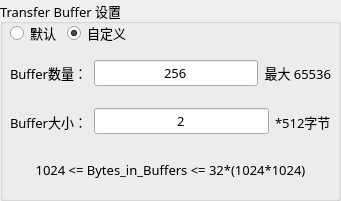
   <widget class="QGroupBox" name="groupBox_3">
    <property name="geometry">
     <rect>
      <x>800</x>
      <y>0</y>
      <width>341</width>
      <height>201</height>
     </rect>
    </property>
    <property name="font">
     <font>
      <family>微软雅黑</family>
      <pointsize>10</pointsize>
     </font>
    </property>
    <property name="title">
     <string>Transfer Buffer 设置</string>
    </property>
    <widget class="QWidget" name="layoutWidget">
     <property name="geometry">
      <rect>
       <x>10</x>
       <y>20</y>
       <width>321</width>
       <height>171</height>
      </rect>
     </property>
     <layout class="QVBoxLayout" name="verticalLayout_3">
      <item>
       <layout class="QHBoxLayout" name="horizontalLayout_22">
        <item>
         <layout class="QHBoxLayout" name="horizontalLayout_16">
          <item>
           <widget class="QRadioButton" name="radioButton_default">
            <property name="text">
             <string>默认</string>
            </property>
            <property name="checked">
             <bool>false</bool>
            </property>
            <property name="autoExclusive">
             <bool>true</bool>
            </property>
           </widget>
          </item>
          <item>
           <widget class="QRadioButton" name="radioButton_customize">
            <property name="text">
             <string>自定义</string>
            </property>
            <property name="checked">
             <bool>true</bool>
            </property>
           </widget>
          </item>
         </layout>
        </item>
        <item>
         <spacer name="horizontalSpacer">
          <property name="orientation">
           <enum>Qt::Horizontal</enum>
          </property>
          <property name="sizeHint" stdset="0">
           <size>
            <width>40</width>
            <height>20</height>
           </size>
          </property>
         </spacer>
        </item>
       </layout>
      </item>
      <item>
       <layout class="QHBoxLayout" name="horizontalLayout_13">
        <item>
         <widget class="QLabel" name="label_13">
          <property name="font">
           <font>
            <family>微软雅黑</family>
            <pointsize>10</pointsize>
           </font>
          </property>
          <property name="text">
           <string>Buffer数量：</string>
          </property>
         </widget>
        </item>
        <item>
         <widget class="QLineEdit" name="lineEdit_BufferNum">
          <property name="font">
           <font>
            <family>微软雅黑</family>
            <pointsize>10</pointsize>
           </font>
          </property>
          <property name="text">
           <string>256</string>
          </property>
          <property name="alignment">
           <set>Qt::AlignCenter</set>
          </property>
         </widget>
        </item>
        <item>
         <widget class="QLabel" name="label_18">
          <property name="font">
           <font>
            <family>微软雅黑</family>
            <pointsize>10</pointsize>
           </font>
          </property>
          <property name="layoutDirection">
           <enum>Qt::LeftToRight</enum>
          </property>
          <property name="text">
           <string>最大 65536</string>
          </property>
          <property name="alignment">
           <set>Qt::AlignRight|Qt::AlignTrailing|Qt::AlignVCenter</set>
          </property>
         </widget>
        </item>
       </layout>
      </item>
      <item>
       <layout class="QHBoxLayout" name="horizontalLayout_17">
        <item>
         <widget class="QLabel" name="label_16">
          <property name="font">
           <font>
            <family>微软雅黑</family>
            <pointsize>10</pointsize>
           </font>
          </property>
          <property name="text">
           <string>Buffer大小：</string>
          </property>
         </widget>
        </item>
        <item>
         <widget class="QLineEdit" name="lineEdit_BufferSize">
          <property name="font">
           <font>
            <family>微软雅黑</family>
            <pointsize>10</pointsize>
           </font>
          </property>
          <property name="text">
           <string>2</string>
          </property>
          <property name="alignment">
           <set>Qt::AlignCenter</set>
          </property>
         </widget>
        </item>
        <item>
         <widget class="QLabel" name="label_17">
          <property name="font">
           <font>
            <family>微软雅黑</family>
            <pointsize>10</pointsize>
           </font>
          </property>
          <property name="text">
           <string>*512字节</string>
          </property>
         </widget>
        </item>
       </layout>
      </item>
      <item>
       <widget class="QLabel" name="label_19">
        <property name="font">
         <font>
          <family>微软雅黑</family>
          <pointsize>10</pointsize>
         </font>
        </property>
        <property name="text">
         <string>1024 &lt;= Bytes_in_Buffers &lt;= 32*(1024*1024)</string>
        </property>
        <property name="alignment">
         <set>Qt::AlignCenter</set>
        </property>
       </widget>
      </item>
     </layout>
    </widget>
   </widget>
